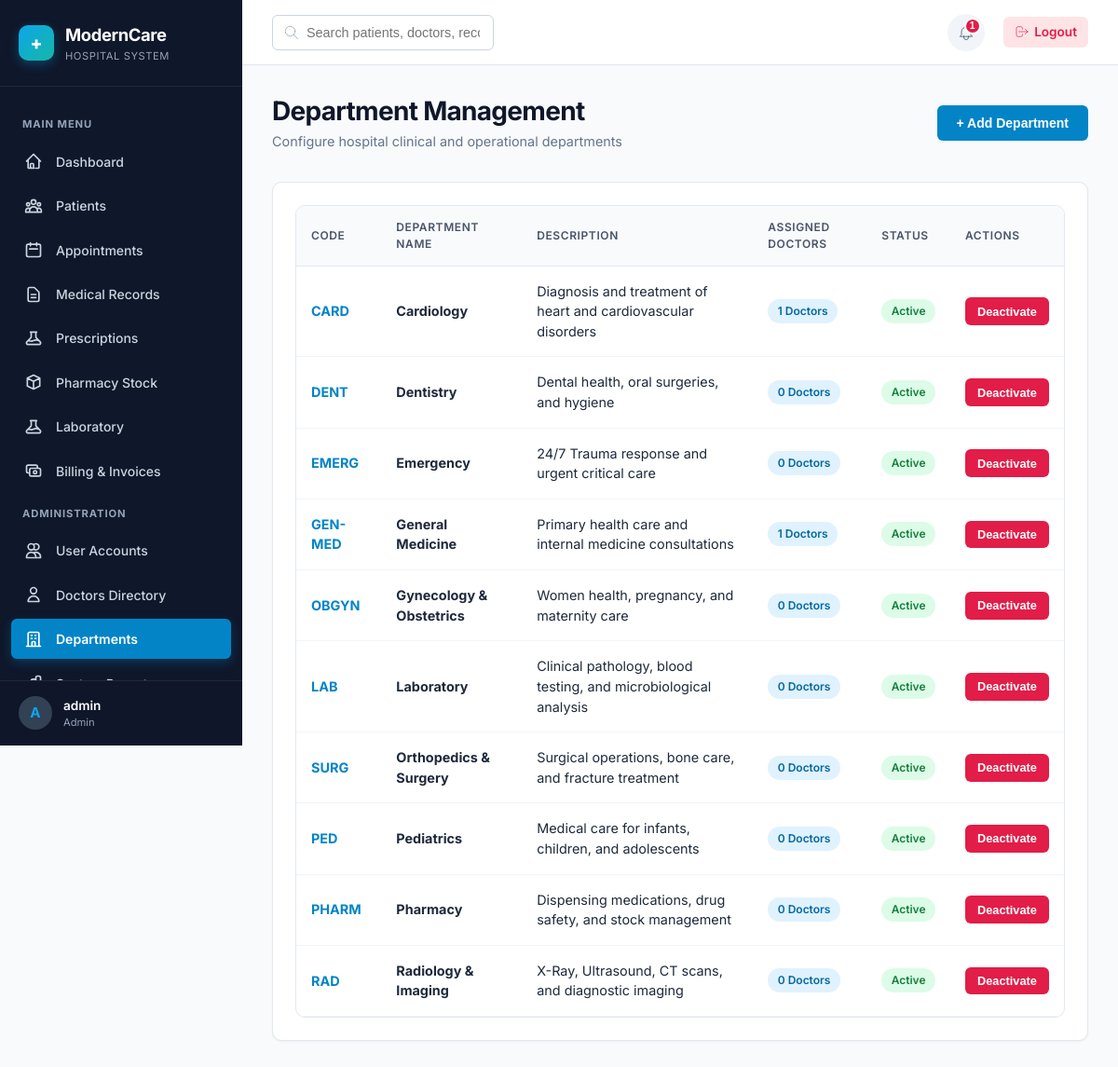
The app's page /admin/departments.php (signed in) with its own data.
### tables this page shows
CREATE TABLE `notifications` (
    `id` INT AUTO_INCREMENT PRIMARY KEY,
    `user_id` INT NOT NULL,
    `title` VARCHAR(150) NOT NULL,
    `message` TEXT NOT NULL,
    `type` ENUM('Info', 'Warning', 'Success', 'Danger') DEFAULT 'Info',
    `is_read` TINYINT(1) DEFAULT 0,
    `link` VARCHAR(255) NULL,
    `created_at` DATETIME DEFAULT CURRENT_TIMESTAMP,
    FOREIGN KEY (`user_id`) REFERENCES `users`(`id`) ON DELETE CASCADE
);

CREATE TABLE `departments` (
    `id` INT AUTO_INCREMENT PRIMARY KEY,
    `name` VARCHAR(100) NOT NULL UNIQUE,
    `code` VARCHAR(20) NOT NULL UNIQUE,
    `description` TEXT NULL,
    `status` ENUM('Active', 'Inactive') DEFAULT 'Active',
    `created_at` DATETIME DEFAULT CURRENT_TIMESTAMP
);

### includes/functions.php (called while the page is built, shortened)
<?php
function escape(?string $string): string {
    return htmlspecialchars($string ?? '', ENT_QUOTES, 'UTF-8');
}

### admin/departments.php (the view, shortened to what this page needs)
<?php
$baseUrl   = '../';
require_once __DIR__ . '/../includes/header.php';
require_once __DIR__ . '/../includes/sidebar.php';
$db = Database::getInstance();
$departments = $db->query("
    SELECT d.*, COUNT(doc.id) AS doctor_count
    FROM departments d
    LEFT JOIN doctors doc ON d.id = doc.department_id AND doc.status = 'Active'
    GROUP BY d.id
    ORDER BY d.name ASC
")->fetchAll();
?>
<div class="main-content">
    <?php require_once __DIR__ . '/../includes/navbar.php'; ?>
    <main class="content-body">
        <div class="page-header">
            <div>
                <h1 class="page-title">Department Management</h1>
                <div class="page-subtitle">Configure hospital clinical and operational departments</div>
            </div>
            <button class="btn btn-primary" onclick="openModal('add-dept-modal')">+ Add Department</button>
        </div>
        <div class="card">
            <div class="table-responsive">
                <table class="table">
                    <thead>
                        <tr>
                            <th>Code</th>
                            <th>Department Name</th>
                            <th>Description</th>
                            <th>Assigned Doctors</th>
                            <th>Status</th>
                            <th>Actions</th>
                        </tr>
                    </thead>
                    <tbody>
                        <?php foreach ($departments as $d): ?>
                            <tr>
                                <td><strong style="color:var(--primary-600);"><?= escape($d['code']) ?></strong></td>
                                <td><strong><?= escape($d['name']) ?></strong></td>
                                <td><?= escape($d['description'] ?: 'N/A') ?></td>
                                <td><span class="badge badge-info"><?= $d['doctor_count'] ?> Doctors</span></td>
                                <td><span class="badge badge-<?= strtolower($d['status']) ?>"><?= escape($d['status']) ?></span></td>
                                <td>
                                    <form method="POST" action="departments.php" style="display:inline;">
                                        <button type="submit" class="btn btn-sm <?= $d['status'] === 'Active' ? 'btn-danger' : 'btn-success' ?>">
                                            <?= $d['status'] === 'Active' ? 'Deactivate' : 'Activate' ?>
                                        </button>
                                    </form>
                                </td>
                            </tr>
                        <?php endforeach; ?>
                    </tbody>
                </table>
            </div>
        </div>
    </main>
<?php require_once __DIR__ . '/../includes/footer.php'; ?>

### includes/navbar.php (shortened to what this page needs)
<?php
$user = current_user();
$baseUrl = $baseUrl ?? '../';
$notifications = [];
try {
    $db = Database::getInstance();
    $stmt = $db->prepare("SELECT * FROM notifications WHERE user_id = :uid ORDER BY created_at DESC LIMIT 5");
    $stmt->execute([':uid' => $user['id']]);
    $notifications = $stmt->fetchAll();
} catch (Exception $e) {
    error_log("Navbar Notification Error: " . $e->getMessage());
}
$unreadCount = count(array_filter($notifications, fn($n) => $n['is_read'] == 0));
?>
<header class="navbar">
    <div class="navbar-left">
        <div class="search-box">
            <svg fill="none" stroke="currentColor" viewBox="0 0 24 24"><path stroke-linecap="round" stroke-linejoin="round" d="M21 21l-6-6m2-5a7 7 0 11-14 0 7 7 0 0114 0z"/></svg>
            <input type="text" class="form-control" placeholder="Search patients, doctors, records...">
        </div>
    </div>
    <div class="navbar-right">
        <div class="notif-wrapper">
            <button id="notif-dropdown-btn" class="notif-btn" aria-label="Notifications">
                <?php if ($unreadCount > 0): ?>
                    <span class="notif-badge"><?= $unreadCount ?></span>
                <?php endif; ?>
            </button>
        </div>
        <a href="<?= $baseUrl ?>auth/logout.php" class="logout-link">
            <svg width="16" height="16" fill="none" stroke="currentColor" viewBox="0 0 24 24"><path stroke-linecap="round" stroke-linejoin="round" d="M17 16l4-4m0 0l-4-4m4 4H7m6 4v1a3 3 0 01-3 3H6a3 3 0 01-3-3V7a3 3 0 013-3h4a3 3 0 013 3v1"/></svg>
            Logout
        </a>
    </div>
</header>

### assets/css/style.css (style rules this page uses)
:root { --primary-50: #f0f9ff; --primary-100: #e0f2fe; --primary-500: #0ea5e9; --primary-600: #0284c7; --primary-700: #0369a1; --primary-900: #0c4a6e; --teal-500: #14b8a6; --teal-600: #0d9488; --emerald-500: #10b981; --emerald-600: #059669; --amber-500: #f59e0b; --rose-500: #f43f5e; --rose-600: #e11d48; --slate-50: #f8fafc; --slate-100: #f1f5f9; --slate-200: #e2e8f0; --slate-300: #cbd5e1; --slate-400: #94a3b8; --slate-500: #64748b; --slate-600: #475569; --slate-700: #334155; --slate-800: #1e293b; --slate-900: #0f172a; --bg-main: #f8fafc; --card-bg: #ffffff; --text-main: #1e293b; --text-muted: #64748b; --border-color: #e2e8f0; --shadow-sm: 0 1px 2px 0 rgba(0, 0, 0, 0.05); --shadow-md: 0 4px 6px -1px rgba(0, 0, 0, 0.1), 0 2px 4px -1px rgba(0, 0, 0, 0.06); --shadow-lg: 0 10px 15px -3px rgba(0, 0, 0, 0.1), 0 4px 6px -2px rgba(0, 0, 0, 0.05); --shadow-xl: 0 20px 25px -5px rgba(0, 0, 0, 0.1), 0 10px 10px -5px rgba(0, 0, 0, 0.04); --radius-sm: 6px; --radius-md: 10px; --radius-lg: 16px; --radius-full: 9999px; --transition: all 0.25s cubic-bezier(0.4, 0, 0.2, 1); --sidebar-width: 260px; --navbar-height: 70px; }
*, *::before, *::after { box-sizing: border-box; margin: 0; padding: 0; }
body { font-family: 'Inter', system-ui, -apple-system, BlinkMacSystemFont, "Segoe UI", Roboto, sans-serif; background-color: var(--bg-main); color: var(--text-main); line-height: 1.5; font-size: 0.95rem; overflow-x: hidden; -webkit-font-smoothing: antialiased; }
.main-content { flex: 1; margin-left: var(--sidebar-width); display: flex; flex-direction: column; min-width: 0; transition: var(--transition); }
.content-body { padding: 2rem; flex: 1; }
h1, h2, h3, h4, h5, h6 { color: var(--slate-900); font-weight: 700; line-height: 1.25; }
.page-header { display: flex; justify-content: space-between; align-items: center; margin-bottom: 2rem; flex-wrap: wrap; gap: 1rem; }
.page-title { font-size: 1.75rem; letter-spacing: -0.025em; color: var(--slate-900); }
.page-subtitle { color: var(--slate-500); font-size: 0.9rem; margin-top: 0.25rem; }
.card { background: var(--card-bg); border-radius: var(--radius-md); border: 1px solid var(--border-color); box-shadow: var(--shadow-sm); padding: 1.5rem; margin-bottom: 1.5rem; transition: var(--transition); }
.btn { display: inline-flex; align-items: center; justify-content: center; gap: 0.5rem; padding: 0.625rem 1.25rem; font-size: 0.875rem; font-weight: 600; border-radius: var(--radius-sm); border: 1px solid transparent; cursor: pointer; transition: var(--transition); text-decoration: none; white-space: nowrap; }
.btn-primary { background-color: var(--primary-600); color: #ffffff; }
.btn-danger { background-color: var(--rose-600); color: #ffffff; }
.btn-sm { padding: 0.4rem 0.75rem; font-size: 0.8rem; }
.badge { display: inline-flex; align-items: center; padding: 0.25rem 0.65rem; font-size: 0.75rem; font-weight: 600; border-radius: var(--radius-full); text-transform: capitalize; }
.badge-active, .badge-completed, .badge-paid, .badge-confirmed, .badge-normal { background-color: #dcfce7; color: #15803d; }
.badge-info, .badge-requested, .badge-dispensed { background-color: var(--primary-100); color: var(--primary-700); }
.form-control, .form-select, textarea.form-control { width: 100%; padding: 0.625rem 0.875rem; font-size: 0.9rem; color: var(--slate-800); background-color: #ffffff; border: 1px solid var(--slate-300); border-radius: var(--radius-sm); transition: var(--transition); outline: none; }
.table-responsive { width: 100%; overflow-x: auto; border-radius: var(--radius-md); border: 1px solid var(--border-color); background: white; }
.table { width: 100%; border-collapse: collapse; text-align: left; font-size: 0.9rem; }
.table th { background-color: var(--slate-50); color: var(--slate-600); font-weight: 600; padding: 0.875rem 1rem; border-bottom: 1px solid var(--slate-200); text-transform: uppercase; font-size: 0.75rem; letter-spacing: 0.05em; }
.table td { padding: 1rem; border-bottom: 1px solid var(--slate-100); color: var(--slate-800); vertical-align: middle; }
.search-box { position: relative; max-width: 320px; }
.search-box input { padding-left: 2.25rem; }
.search-box svg { position: absolute; left: 0.75rem; top: 50%; transform: translateY(-50%); color: var(--slate-400); width: 18px; height: 18px; }

### records on screen
notifications: is_read "1"
departments: code "CARD", name "Cardiology", description "Diagnosis and treatment of heart and cardiovascular disorders", doctor_count "1", status "Active", shows "Deactivate"
departments: code "DENT", name "Dentistry", description "Dental health, oral surgeries, and hygiene", doctor_count "0", status "Active", shows "Deactivate"
departments: code "EMERG", name "Emergency", description "24/7 Trauma response and urgent critical care", doctor_count "0", status "Active", shows "Deactivate"
departments: code "GEN-MED", name "General Medicine", description "Primary health care and internal medicine consultations", doctor_count "1", status "Active", shows "Deactivate"
departments: code "OBGYN", name "Gynecology & Obstetrics", description "Women health, pregnancy, and maternity care", doctor_count "0", status "Active", shows "Deactivate"
departments: code "LAB", name "Laboratory", description "Clinical pathology, blood testing, and microbiological analysis", doctor_count "0", status "Active", shows "Deactivate"
departments: code "SURG", name "Orthopedics & Surgery", description "Surgical operations, bone care, and fracture treatment", doctor_count "0", status "Active", shows "Deactivate"
departments: code "PED", name "Pediatrics", description "Medical care for infants, children, and adolescents", doctor_count "0", status "Active", shows "Deactivate"
departments: code "PHARM", name "Pharmacy", description "Dispensing medications, drug safety, and stock management", doctor_count "0", status "Active", shows "Deactivate"
departments: code "RAD", name "Radiology & Imaging", description "X-Ray, Ultrasound, CT scans, and diagnostic imaging", doctor_count "0", status "Active", shows "Deactivate"

### other values on screen
substr($user['username'] ?? 'U', 0, 1) "A"
$user['full_name'] "admin"
$role "Admin"
